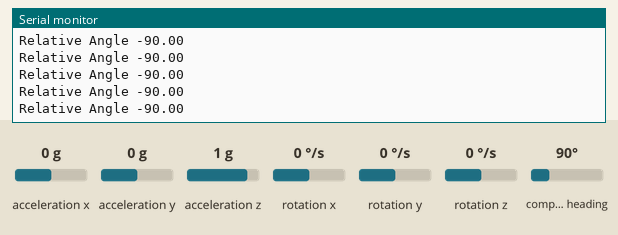
A sketch run on a simulated Arduino Uno, built with avr-gcc and run on an emulated ATmega328P. Shown: the last lines printed to the serial monitor. The test bench sets the inputs (shaded band); at power-on: compass heading 90°, acceleration x 0 g, acceleration y 0 g, acceleration z 1 g, rotation x 0 °/s, rotation y 0 °/s, rotation z 0 °/s.

Above: at 3.2 s.
3.3 s: compass heading set to 7°
At 4.3 s:
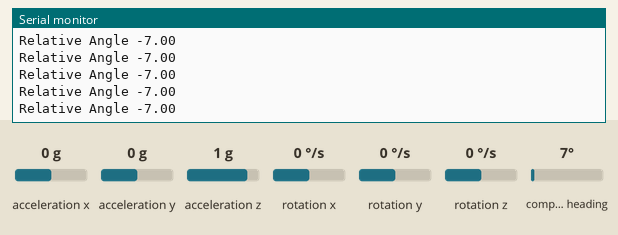
4.8 s: compass heading set to 180°
At 5.8 s:
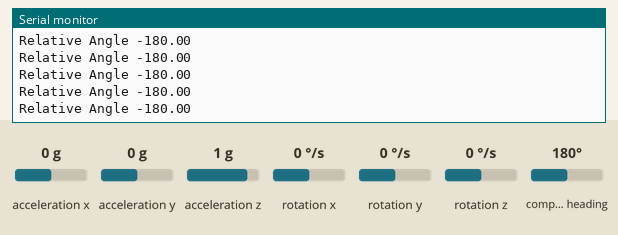
Timing chart, 0 to 7.8 s (numbered marks = the images above; inputs shaded):
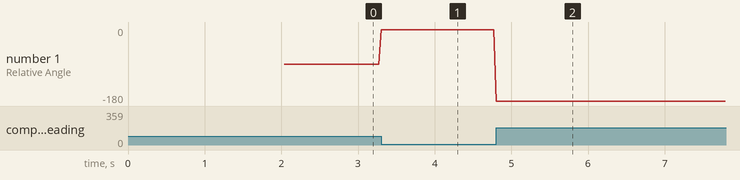

The sketch:

mpu9250.ino
```cpp
#include "MPU9250.h"

MPU9250 mpu;

float refAngle;
float yawAngle;
float relAngle;

void setup() {
  Serial.begin(115200);
  Wire.begin();
  delay(2000);

  if (!mpu.setup(0x68)) {  // change to your own address
      while (1) {
          Serial.println("MPU connection failed. Please check your connection with `connection_check` example.");
          delay(5000);
      }
  }
}

void loop() {
  measureRelAngle();
}

float measureRelAngle(){
  if (mpu.update()) {
    static uint32_t prev_ms = millis();
    if (millis() > prev_ms + 25) {
      yawAngle = mpu.getYaw();
      prev_ms = millis();

      if (prev_ms > 15000 && prev_ms < 15100){          // wait for 15s to save initial angle
        refAngle = yawAngle;
      }

      relAngle = refAngle - yawAngle;
      Serial.print("Relative Angle ");
      Serial.println(relAngle, 2);
    }
  }
}
```

Measured:
- after the input at 3.3 s, the serial monitor: prints a new line at once (image 1)
- after the input at 4.8 s, the serial monitor: prints a new line at once (image 2)
- plotted number 1: -90 → -7 after the input at 3.3 s
